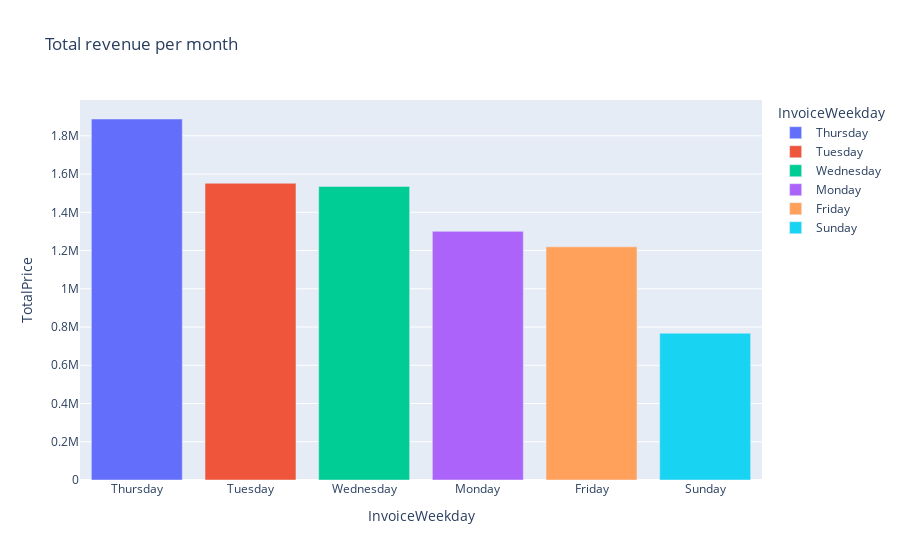

Here is the notebook cell this chart was saved with:
### Markdown cell above
Такой результат объясняется довольно просто: ноябрь предшествует декабрю, а в декабре отмечаются католическое Рождество и Новый год. Так как мы анализируем данные магазина подарков, то совсем не удивительно, что мы видим максимальный рост продаж в преддверии этих праздников.

Построим график заказов для каждого дня недели.

### Code cell
revenue_per_weekday = data.groupby('InvoiceWeekday', as_index=False)['TotalPrice'] \
    .sum().sort_values(by='TotalPrice', ascending=False)

fig = px.bar(
    revenue_per_weekday,
    x='InvoiceWeekday',
    y='TotalPrice',
    color='InvoiceWeekday',
    title='Total revenue per month'
)

fig.show()

### Figure 1 — Plotly figure (JSON) as saved in the notebook; plotly's stock layout.template omitted (floating-point values rounded to 4 significant figures)
{"data": [{"alignmentgroup": "True", "hovertemplate": "InvoiceWeekday=%{x}<br>TotalPrice=%{y}<extra></extra>", "legendgroup": "Thursday", "marker": {"color": "#636efa", "pattern": {"shape": ""}}, "name": "Thursday", "offsetgroup": "Thursday", "orientation": "v", "showlegend": true, "textposition": "auto", "type": "bar", "x": ["Thursday"], "xaxis": "x", "y": [1888000.0], "yaxis": "y"}, {"alignmentgroup": "True", "hovertemplate": "InvoiceWeekday=%{x}<br>TotalPrice=%{y}<extra></extra>", "legendgroup": "Tuesday", "marker": {"color": "#EF553B", "pattern": {"shape": ""}}, "name": "Tuesday", "offsetgroup": "Tuesday", "orientation": "v", "showlegend": true, "textposition": "auto", "type": "bar", "x": ["Tuesday"], "xaxis": "x", "y": [1552000.0], "yaxis": "y"}, {"alignmentgroup": "True", "hovertemplate": "InvoiceWeekday=%{x}<br>TotalPrice=%{y}<extra></extra>", "legendgroup": "Wednesday", "marker": {"color": "#00cc96", "pattern": {"shape": ""}}, "name": "Wednesday", "offsetgroup": "Wednesday", "orientation": "v", "showlegend": true, "textposition": "auto", "type": "bar", "x": ["Wednesday"], "xaxis": "x", "y": [1536000.0], "yaxis": "y"}, {"alignmentgroup": "True", "hovertemplate": "InvoiceWeekday=%{x}<br>TotalPrice=%{y}<extra></extra>", "legendgroup": "Monday", "marker": {"color": "#ab63fa", "pattern": {"shape": ""}}, "name": "Monday", "offsetgroup": "Monday", "orientation": "v", "showlegend": true, "textposition": "auto", "type": "bar", "x": ["Monday"], "xaxis": "x", "y": [1300385], "yaxis": "y"}, {"alignmentgroup": "True", "hovertemplate": "InvoiceWeekday=%{x}<br>TotalPrice=%{y}<extra></extra>", "legendgroup": "Friday", "marker": {"color": "#FFA15A", "pattern": {"shape": ""}}, "name": "Friday", "offsetgroup": "Friday", "orientation": "v", "showlegend": true, "textposition": "auto", "type": "bar", "x": ["Friday"], "xaxis": "x", "y": [1220000.0], "yaxis": "y"}, {"alignmentgroup": "True", "hovertemplate": "InvoiceWeekday=%{x}<br>TotalPrice=%{y}<extra></extra>", "legendgroup": "Sunday", "marker": {"color": "#19d3f3", "pattern": {"shape": ""}}, "name": "Sunday", "offsetgroup": "Sunday", "orientation": "v", "showlegend": true, "textposition": "auto", "type": "bar", "x": ["Sunday"], "xaxis": "x", "y": [767700.0], "yaxis": "y"}], "layout": {"barmode": "relative", "legend": {"title": {"text": "InvoiceWeekday"}, "tracegroupgap": 0}, "title": {"text": "Total revenue per month"}, "xaxis": {"anchor": "y", "categoryarray": ["Thursday", "Tuesday", "Wednesday", "Monday", "Friday", "Sunday"], "categoryorder": "array", "domain": [0, 1], "title": {"text": "InvoiceWeekday"}}, "yaxis": {"anchor": "x", "domain": [0, 1], "title": {"text": "TotalPrice"}}}}
